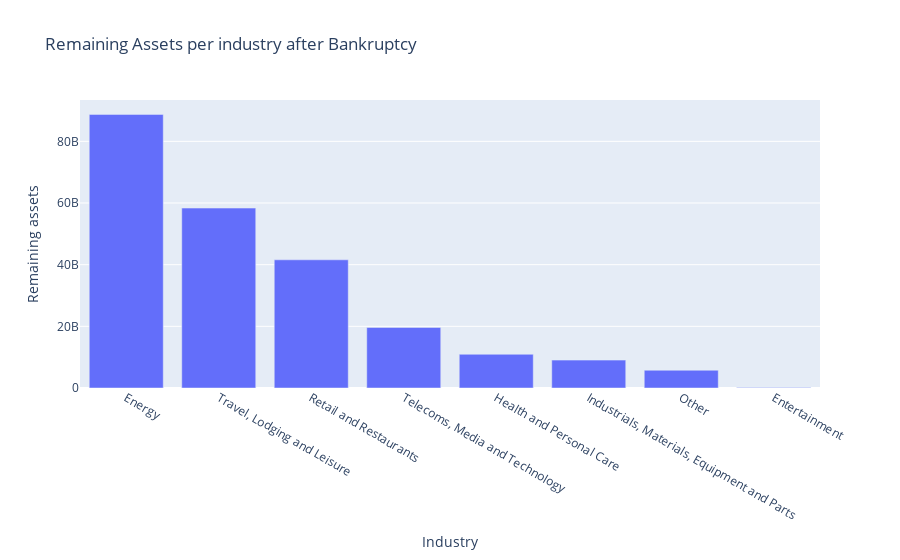

Write notebook code for a chart like this one.
### Code cell
sum_assets = g_data['Assets number'].sum().sort_values(ascending = False)
display(sum_assets)
# Plotting outcome of the industries
sum_assets_df = sum_assets.to_frame()
sum_assets_df.columns = ['Remaining assets']
plotly_sum_assets = px.bar(sum_assets_df, y='Remaining assets', title="Remaining Assets per industry after Bankruptcy")
plotly_sum_assets.show()

### Figure 1 — Plotly figure (JSON) as saved in the notebook; plotly's stock layout.template omitted (floating-point values rounded to 4 significant figures)
{"data": [{"alignmentgroup": "True", "hovertemplate": "Industry=%{x}<br>Remaining assets=%{y}<extra></extra>", "legendgroup": "", "marker": {"color": "#636efa"}, "name": "", "offsetgroup": "", "orientation": "v", "showlegend": false, "textposition": "auto", "type": "bar", "x": ["Energy", "Travel, Lodging and Leisure", "Retail and Restaurants", "Telecoms, Media and Technology", "Health and Personal Care", "Industrials, Materials, Equipment and Parts", "Other", "Entertainment"], "xaxis": "x", "y": [88741200000, 58358200000, 41580270000, 19631500000, 10938000000, 9042850000, 5766530000, 185250000], "yaxis": "y"}], "layout": {"barmode": "relative", "legend": {"tracegroupgap": 0}, "title": {"text": "Remaining Assets per industry after Bankruptcy"}, "xaxis": {"anchor": "y", "domain": [0, 1], "title": {"text": "Industry"}}, "yaxis": {"anchor": "x", "domain": [0, 1], "title": {"text": "Remaining assets"}}}}
